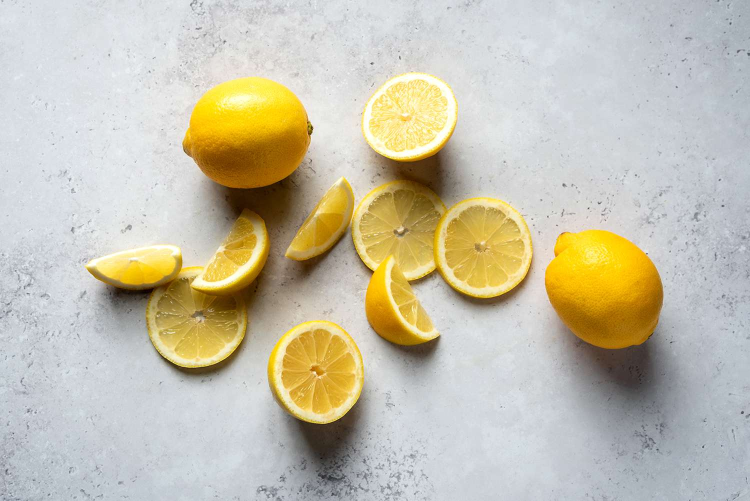
#> input picture data/lemon.jpg, 1500 x 1001 px, found by its file name (shown at 1/2 size)
$ python opencv.py
#> lines starting #> are read from the running program, lines starting #| are printed output that depends on the picture; after the words box and inside, x2 and y2 are one past the last pixel; in counts of white or black regions, pixels touching at a corner belong together
#> in read_image, img is the input picture: shape (1001, 1500, 3); mean B, G, R 173, 192.4, 197.8
# File: opencv.py
# Author: Sanjaypranav

import cv2 as cv
import matplotlib.pyplot as plt

def read_image(image):
    img = cv.imread(image, cv.IMREAD_COLOR)
    img = cv.resize(img, (200 , 200))
    return img

def Mask(image):
#> called with image = 'data/lemon.jpg'
    img = read_image(image)
    img = cv.cvtColor(img, cv.COLOR_BGR2GRAY)
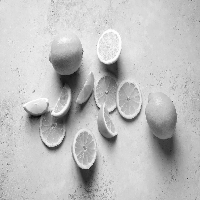
#> img: shape (200, 200); min 9, max 255, mean 191.6
    img = cv.threshold(img, 0, 255, cv.THRESH_BINARY_INV | cv.THRESH_OTSU)[1]
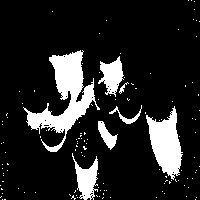
#> img: shape (200, 200); 14.6% white; 128 white regions (121 under 20 px), largest, box (x1, y1, x2, y2) and area: (23, 50, 100, 152) 2568, (146, 106, 183, 180) 1492, (72, 153, 98, 200) 613
    return img

def Segment(image):
    img = read_image(image)
    img = cv.cvtColor(img, cv.COLOR_BGR2GRAY)
    img = cv.threshold(img, 0, 255, cv.THRESH_BINARY_INV | cv.THRESH_OTSU)[1]
    img = cv.medianBlur(img, 3)
    img = cv.dilate(img, None, iterations=2)
    img = cv.erode(img, None, iterations=1)
    return img

def Contours(image):
    img = read_image(image)
    img = cv.cvtColor(img, cv.COLOR_BGR2GRAY)
    img = cv.threshold(img, 0, 255, cv.THRESH_BINARY_INV | cv.THRESH_OTSU)[1]
    img = cv.medianBlur(img, 3)
    img = cv.dilate(img, None, iterations=2)
    img = cv.erode(img, None, iterations=1)
    contours, hierarchy = cv.findContours(img, cv.RETR_EXTERNAL, cv.CHAIN_APPROX_SIMPLE)
    return contours

if __name__ == "__main__":
    print("OpenCV Version: ", cv.__version__)
    # print("OpenCV Build: ", cv.getBuildInformation())
    image_path = "data/lemon.jpg"
    # Read Image
    img = read_image(image_path)
    # Mask Image
    img = Mask(image_path)
    plt.imsave("data/mask.jpg", img)
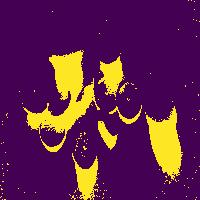
#> saved as mask.jpg: shape (200, 200, 3); mean R, G, B 94.8, 34.6, 76.5
    # Segment Image
    img = Segment(image_path)
#> in Segment, `img = cv.medianBlur(img, 3)`:
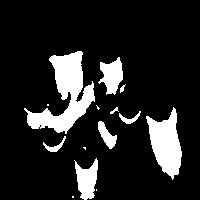
#> img: shape (200, 200); 14.1% white; 14 white regions (5 under 20 px), largest, box (x1, y1, x2, y2) and area: (24, 51, 95, 134) 2426, (146, 107, 182, 180) 1484, (74, 158, 98, 200) 605
#> in Segment, `img = cv.dilate(img, None, iterations=2)`:
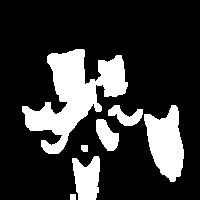
#> img: shape (200, 200); 21.2% white; 7 white regions, largest, box (x1, y1, x2, y2) and area: (22, 49, 128, 154) 4667, (144, 105, 184, 182) 1965, (72, 156, 100, 200) 926
#> in Segment, `img = cv.erode(img, None, iterations=1)`:
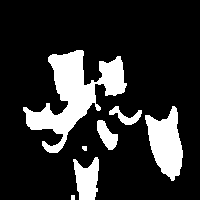
#> img: shape (200, 200); 17.8% white; 7 white regions, largest, box (x1, y1, x2, y2) and area: (23, 50, 127, 153) 3987, (145, 106, 183, 181) 1721, (73, 157, 99, 200) 780
    plt.imsave("data/segment.jpg", img)
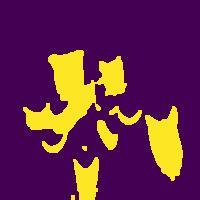
#> saved as segment.jpg: shape (200, 200, 3); mean R, G, B 100.8, 41.5, 74.8
